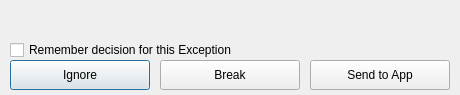
<?xml version="1.0" encoding="UTF-8"?>
<ui version="4.0">
 <class>qtDLGExceptionAskClass</class>
 <widget class="QDialog" name="qtDLGExceptionAskClass">
  <property name="geometry">
   <rect>
    <x>0</x>
    <y>0</y>
    <width>460</width>
    <height>95</height>
   </rect>
  </property>
  <property name="windowTitle">
   <string>[ Nanomite ] - Unhandled Exception Found!</string>
  </property>
  <widget class="QPushButton" name="pbIgnore">
   <property name="geometry">
    <rect>
     <x>10</x>
     <y>60</y>
     <width>140</width>
     <height>30</height>
    </rect>
   </property>
   <property name="text">
    <string>Ignore</string>
   </property>
  </widget>
  <widget class="QPushButton" name="pbBreak">
   <property name="geometry">
    <rect>
     <x>160</x>
     <y>60</y>
     <width>140</width>
     <height>30</height>
    </rect>
   </property>
   <property name="text">
    <string>Break</string>
   </property>
  </widget>
  <widget class="QPushButton" name="pbApp">
   <property name="geometry">
    <rect>
     <x>310</x>
     <y>60</y>
     <width>140</width>
     <height>30</height>
    </rect>
   </property>
   <property name="text">
    <string>Send to App</string>
   </property>
  </widget>
  <widget class="QCheckBox" name="cbAlways">
   <property name="geometry">
    <rect>
     <x>10</x>
     <y>40</y>
     <width>231</width>
     <height>20</height>
    </rect>
   </property>
   <property name="text">
    <string>Remember decision for this Exception</string>
   </property>
  </widget>
  <widget class="QLabel" name="lableState">
   <property name="geometry">
    <rect>
     <x>10</x>
     <y>6</y>
     <width>440</width>
     <height>30</height>
    </rect>
   </property>
   <property name="text">
    <string/>
   </property>
  </widget>
 </widget>
 <resources>
  <include location="qtDLGNanomite.qrc"/>
 </resources>
 <connections/>
</ui>
